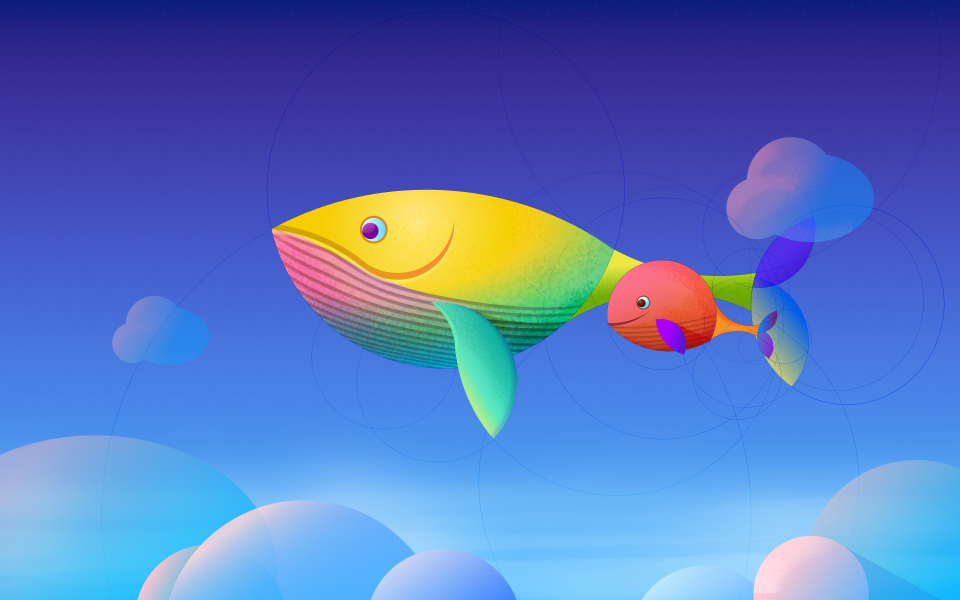
//> input picture cpp/opencv/imgproc/test.jpg, 3840 x 2400 px (shown at 1/4 size)
$ ./houghcircles   (built with g++ and OpenCV 4)
//> lines starting //> are read from the running program, lines starting //| are printed output that depends on the picture; after the words box and inside, x2 and y2 are one past the last pixel; in counts of white or black regions, pixels touching at a corner belong together
#include<opencv2/imgproc.hpp>
#include<opencv2/highgui/highgui.hpp>
#include<opencv2/imgproc.hpp>

#include<iostream>
using namespace std;
using namespace cv;

String url = "../imgproc/test.jpg";
int main()
{
    Mat srcImage = imread(url);
//> srcImage is the input picture: 2400 rows x 3840 cols, CV_8UC3; mean B, G, R 191.2, 117.6, 87.4
    resize(srcImage,srcImage,Size(640,480));
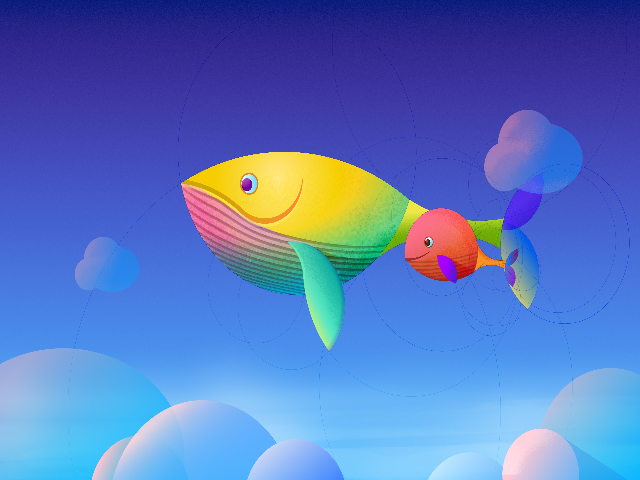
//> srcImage: 480 rows x 640 cols, CV_8UC3; mean B, G, R 191.4, 117.7, 87.6
    cvtColor(srcImage,srcImage,CV_BGR2GRAY);
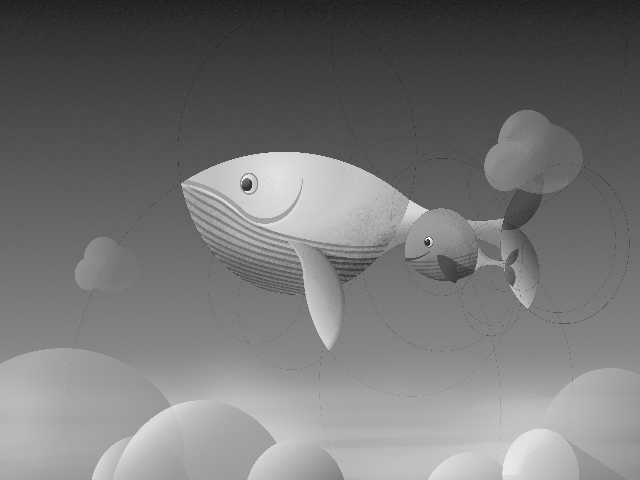
//> srcImage: 480 rows x 640 cols, CV_8UC1; min 20, max 255, mean 117.1
    vector<Vec3f> circles;
    HoughCircles(srcImage, circles,CV_HOUGH_GRADIENT,1.5, 10, 200, 100, 0, 0);//注意第五个参数，为阈值
//> circles = 12 circles (x, y, radius): [326.2, 66.75, 184.5], [314.2, 89.25, 168.9], [320.2, 77.25, 172.7], [339.8, 48.75, 200.2], [296.2, 113.2, 160.1], [321.8, 96.75, 166.5], [297.8, 99.75, 168.8], [272.2, 167.2, 93.3], [302.2, 123.8, 119.8], [290.2, 131.2, 127.3], [278.2, 158.2, 101.8], [287.2, 119.2, 123]
    cout<<circles.size()<<endl;
//| 12
    //依次画出每条线段
    for (int i = 0; i < circles.size(); i++)
    {
        Vec3f cir = circles[i];
        circle(srcImage, Point(cir[0], cir[1]), cir[2], Scalar(186, 88, 255)); //Scalar函数用于调节线段颜色
    }
//> this loop made 12 passes
//> cir on passes 1 to 12: [326.2, 66.75, 184.5], [314.2, 89.25, 168.9], [320.2, 77.25, 172.6], [339.8, 48.75, 200.2], [296.2, 113.2, 160], [321.8, 96.75, 166.5], [297.8, 99.75, 168.8], [272.2, 167.2, 93.3], [302.2, 123.8, 119.9], [290.2, 131.2, 127.4], [278.2, 158.2, 101.9], [287.2, 119.2, 123]
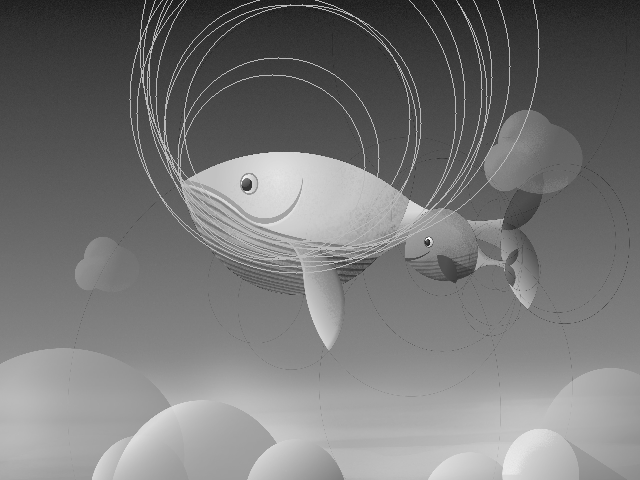
//> srcImage: 480 rows x 640 cols, CV_8UC1; 2.35% of pixels changed, all inside (x1, y1, x2, y2) = (129, 0, 540, 274)
    imshow("最终效果图", srcImage);
    waitKey();
    return 0;
}
